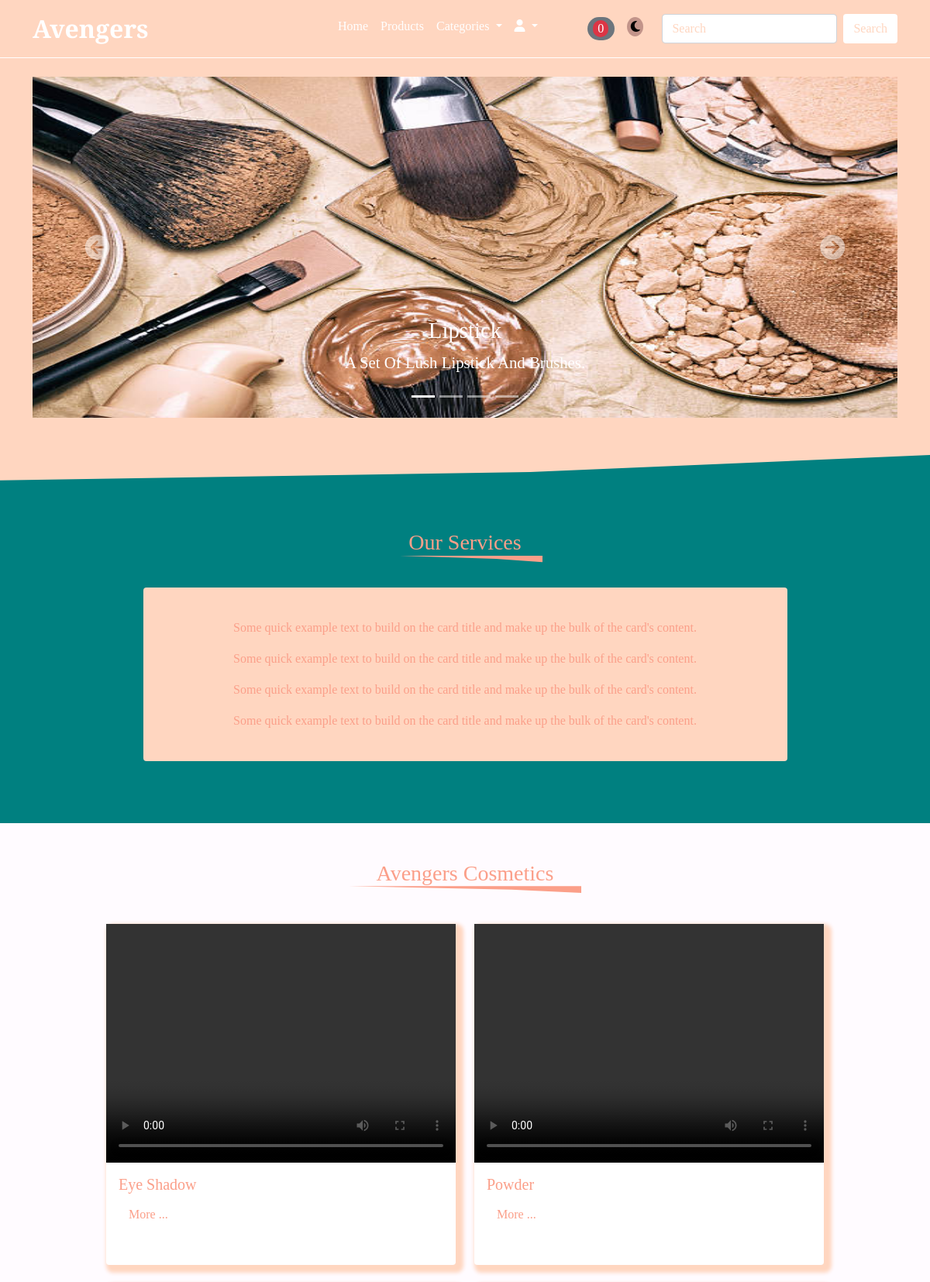
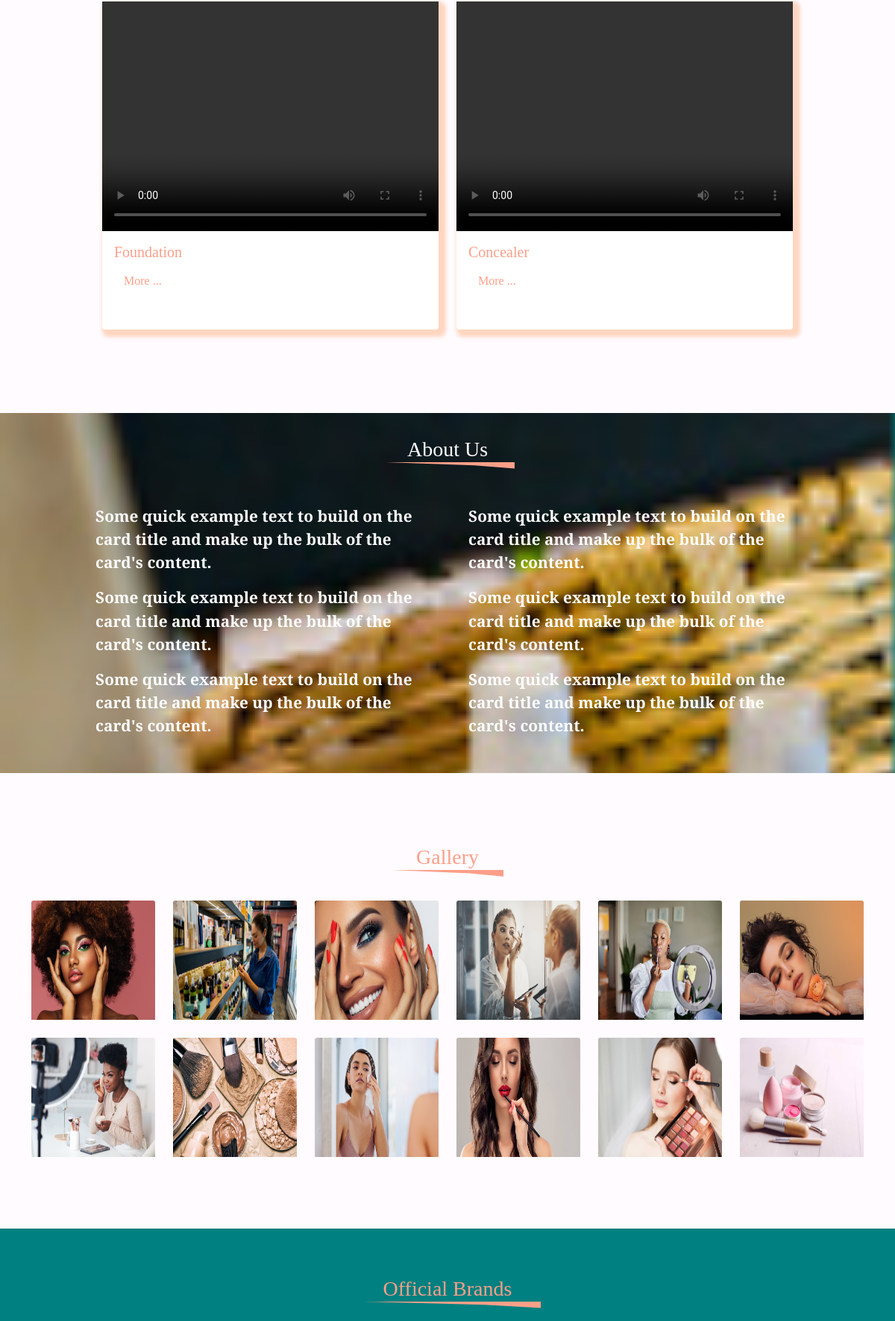
The page / (upper part) on the database its author committed (2 pictures, top to bottom).
### mainapp/models.py (models this page shows, shortened)
class Category(models.Model):
    name = models.CharField(max_length=150)
    slug = models.SlugField(unique=True, null=False)
    video = models.FileField(upload_to='category', default='category/vid4.mp4')
    img = models.ImageField(upload_to = 'category-img', default = 'category-img/model6.jpg')
    class Meta:
        db_table = 'category'
        managed = True
        verbose_name = 'Category'
        verbose_name_plural = 'Categories'

### mainapp/views.py (the view)
# urls.py: path('', index, name='index'),
def index(request):
    categorys = Category.objects.all().order_by('-id')[:4]
    context = {
        'categorys':categorys,
    }
    return render(request, 'index.html', context)

### mainapp/context_processor.py (called while the page is built)
def catedropdown(request):
    categories = Category.objects.all()
    context ={
        'categories':categories
    }
    return context

def itemcount(request):
    item_count = Shopcart.objects.filter(user__username= request.user.username, paid=False)
    cart_counter = 0
    for item in item_count:
        cart_counter += item.item_carted
    context ={
        'cart_counter':cart_counter
    }
    return context

### mainapp/templates/index.html (shortened to what this page needs)
{% extends 'base.html' %}
{% load static %}
{% block header %} {% include 'header.html' %}{% endblock header %}
{% block hero %} {% include 'hero.html' %}{% endblock hero %}
{% block content %}
  <div class="content">
    <div class="content1">
      <div class="container">
        <h3 class="title">our services</h3>
        <div class="row justify-content-center text-center">
          <div class="col-9">
            <div class="card py-4">
              <div class="card-body">
                <p class="card-text">Some quick example text to build on the card title and make up the bulk of the card's content.</p>
                <p class="card-text">Some quick example text to build on the card title and make up the bulk of the card's content.</p>
                <p class="card-text">Some quick example text to build on the card title and make up the bulk of the card's content.</p>
                <p class="card-text">Some quick example text to build on the card title and make up the bulk of the card's content.</p>
              </div>
            </div>
          </div>
        </div>
      </div>
    </div>
    <div class="content2">
      <div class="container">
        <h3 class="title mb-4">avengers cosmetics</h3>
        <div class="row justify-content-center gy-4">
        {% for item in categorys %}
          <div class="col-9 col-sm-5">
            <div class="card">
              <video src="{{item.video.url}}" autoplay controls></video>
              <div class="card-body">
                <h5 class="card-title">{{item.name|title}}</h5>
                <a href="#" class="btn">more ...</a>
              </div>
            </div>
          </div>
        {% endfor %}
        </div>
      </div>
    </div>
   <div class="content3">
    <div class="container-fluid">
      <h3 class="title">about us</h3>
      <div class="row justify-content-center">
        <div class="col-10 col-sm-5">
          <div class="card">
            <div class="card-body">
              <p class="card-text">Some quick example text to build on the card title and make up the bulk of the card's content.</p>
              <p class="card-text">Some quick example text to build on the card title and make up the bulk of the card's content.</p>
              <p class="card-text">Some quick example text to build on the card title and make up the bulk of the card's content.</p>
            </div>
          </div>
        </div>
        <div class="col-10 col-sm-5">
          <div class="card">
            <div class="card-body">
              <p class="card-text">Some quick example text to build on the card title and make up the bulk of the card's content.</p>
              <p class="card-text">Some quick example text to build on the card title and make up the bulk of the card's content.</p>
              <p class="card-text">Some quick example text to build on the card title and make up the bulk of the card's content.</p>
            </div>
          </div>
        </div>
      </div>
    </div>
   </div>
    <div class="content4">
      <div class="container">
        <h3 class="title">gallery</h3>
        <div class="row justify-content-center gy-4">
          <div class="col-5 col-sm-4 col-md-3 col-lg-2">
            <div class="card">
              <img src="{% static '' %}img/model1.jpg" class="card-img-top">
            </div>
          </div>
          <div class="col-5 col-sm-4 col-md-3 col-lg-2">
            <div class="card">
              <img src="{% static '' %}img/model2.jpg" class="card-img-top">
            </div>
          </div>
          <div class="col-5 col-sm-4 col-md-3 col-lg-2">
            <div class="card">
              <img src="{% static '' %}img/model3.jpg" class="card-img-top">
            </div>
          </div>
          <div class="col-5 col-sm-4 col-md-3 col-lg-2">
            <div class="card">
              <img src="{% static '' %}img/model13.jpg" class="card-img-top">
            </div>
          </div>
          <div class="col-5 col-sm-4 col-md-3 col-lg-2">
            <div class="card">
              <img src="{% static '' %}img/model5.jpg" class="card-img-top">
            </div>
          </div>
          <div class="col-5 col-sm-4 col-md-3 col-lg-2">
            <div class="card">
              <img src="{% static '' %}img/model6.jpg" class="card-img-top">
            </div>
          </div>
          <div class="col-5 col-sm-4 col-md-3 col-lg-2">
            <div class="card">
              <img src="{% static '' %}img/model7.jpg" class="card-img-top">
            </div>
          </div>
          <div class="col-5 col-sm-4 col-md-3 col-lg-2">
            <div class="card">
              <img src="{% static '' %}img/showcase8.jpg" class="card-img-top">
            </div>
          </div>
          <div class="col-5 col-sm-4 col-md-3 col-lg-2">
            <div class="card">
              <img src="{% static '' %}img/model9.jpg" class="card-img-top">
            </div>
          </div>
          <div class="col-5 col-sm-4 col-md-3 col-lg-2">
            <div class="card">
              <img src="{% static '' %}img/model10.jpg" class="card-img-top">
            </div>
          </div>
          <div class="col-5 col-sm-4 col-md-3 col-lg-2">
            <div class="card">
              <img src="{% static '' %}img/model11.jpg" class="card-img-top">
            </div>
          </div>
          <div class="col-5 col-sm-4 col-md-3 col-lg-2">
            <div class="card">
              <img src="{% static '' %}img/showcase7.jpg" class="card-img-top">
            </div>
          </div>
        </div>
      </div>
    </div>
    {% include 'brands.html' %}
  </div>
{% endblock content %}

### mainapp/static/css/style.css (style rules this page uses)
* { margin: 0; padding: 0; box-sizing: border-box; }
:root { --main-bg: #FFD6C0; --hero-bg: #FFD6C0; --footer: linear-gradient(to top, black, #FFD6C0); --caption: #57886C; --header: white; --header-tg: #FB9F89; --emma :pink; --h1: 2rem; --xs-h1: 1.2rem; --a: 1rem; --a-weight: 500; --body: white; --light-bg: #FFFBFF; --light-shadow: #f2f2f2; --rgba-bg: rgba(0,0,0,0.3); --moon-sun: black; --divicon: #C2948A; --card-bg: #FFD6C0; --footer-tg: #FFD6C0; }
body { background: var(--body); font-family: 'Playfair Display', serif; }
a { text-decoration: none; }
.content1 { padding: 0 0 5rem; }
.content1 .card { border: none; }
.content1 p { color: var(--header-tg); font-weight: var(--a-weight); }
.title { color: var(--header-tg); font-weight: var(--a-weight); text-align: center; margin-bottom: 1rem; text-transform: capitalize; }
.content1 .title::after { content: ''; background: var(--header-tg); display: block; height: 25px; width: 200px; margin-left: auto; margin-right: auto; clip-path: polygon(0 0, 100% 0%, 100% 35%, 70% 18%); }
.content1 .card { background: var(--card-bg); }
.content2 { padding: 3rem 0 7rem; background: var(--light-bg); }
.content2 .title::after { content: ''; background: var(--header-tg); display: block; height: 25px; width: 300px; margin-left: auto; margin-right: auto; clip-path: polygon(0 0, 100% 0%, 100% 35%, 70% 18%); }
.content2 .card { border: none; height: 55vh; width: 100%; box-shadow: 5px 5px 5px 5px var(--main-bg); }
.content2 .card video { height: 70%; width: 100%; object-fit: cover; }
.content2 .card h5 { color: var(--header-tg); font-weight: var(--a-weight); text-transform: capitalize; }
.content2 .card a { color: var(--header-tg); text-transform: capitalize; }
.content3 { background-image: url(../img/model2.jpg); background-repeat: no-repeat; background-size: cover; background-attachment: fixed; padding: 2rem 0; }
.content3 .card { border: none; background: transparent; color: var(--header); font-size: 1.3rem; font-weight: 700; }
.content3 .title { color: var(--header); }
.content3 .title::after { content: ''; background: var(--header-tg); display: block; height: 25px; width: 180px; margin-left: auto; margin-right: auto; clip-path: polygon(0 0, 100% 0%, 100% 35%, 70% 18%); }
.content4 { padding: 6rem 0; background: var(--light-bg); }
.content4 .title::after { content: ''; background: var(--header-tg); display: block; height: 25px; width: 150px; margin-left: auto; margin-right: auto; clip-path: polygon(0 0, 100% 0%, 100% 35%, 70% 18%); }
.content4 .card { border: none; height: 20vh; background: transparent; transition: 0.5s ease; }
.content4 .card img { height: 100%; }
@media (max-width:1200px) { body { background: teal; } }

### rows shown on the page
Category: name "Eye Shadow"
Category: name "Powder"
Category: name "Foundation"
Category: name "Concealer"
